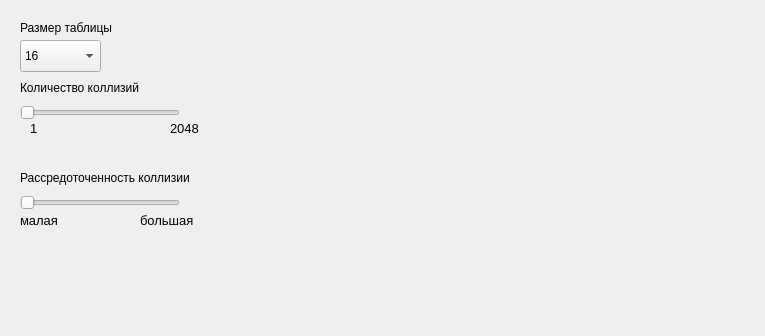
<?xml version="1.0" encoding="UTF-8"?>
<ui version="4.0">
 <class>MainWindow</class>
 <widget class="QMainWindow" name="MainWindow">
  <property name="geometry">
   <rect>
    <x>0</x>
    <y>0</y>
    <width>765</width>
    <height>336</height>
   </rect>
  </property>
  <property name="windowTitle">
   <string>MainWindow</string>
  </property>
  <widget class="QWidget" name="centralwidget">
   <widget class="QCustomPlot" name="plot" native="true">
    <property name="geometry">
     <rect>
      <x>240</x>
      <y>10</y>
      <width>511</width>
      <height>311</height>
     </rect>
    </property>
   </widget>
   <widget class="QSlider" name="horizontalSlider_2">
    <property name="geometry">
     <rect>
      <x>20</x>
      <y>100</y>
      <width>160</width>
      <height>25</height>
     </rect>
    </property>
    <property name="tracking">
     <bool>true</bool>
    </property>
    <property name="orientation">
     <enum>Qt::Horizontal</enum>
    </property>
   </widget>
   <widget class="QLabel" name="label_2">
    <property name="geometry">
     <rect>
      <x>20</x>
      <y>80</y>
      <width>151</width>
      <height>16</height>
     </rect>
    </property>
    <property name="text">
     <string>Количество коллизий</string>
    </property>
   </widget>
   <widget class="QLabel" name="label_3">
    <property name="geometry">
     <rect>
      <x>20</x>
      <y>20</y>
      <width>141</width>
      <height>16</height>
     </rect>
    </property>
    <property name="text">
     <string>Размер таблицы</string>
    </property>
   </widget>
   <widget class="QComboBox" name="comboBox">
    <property name="geometry">
     <rect>
      <x>20</x>
      <y>40</y>
      <width>81</width>
      <height>32</height>
     </rect>
    </property>
    <property name="sizePolicy">
     <sizepolicy hsizetype="Minimum" vsizetype="Fixed">
      <horstretch>0</horstretch>
      <verstretch>0</verstretch>
     </sizepolicy>
    </property>
    <item>
     <property name="text">
      <string>16</string>
     </property>
    </item>
    <item>
     <property name="text">
      <string>64</string>
     </property>
    </item>
    <item>
     <property name="text">
      <string>128</string>
     </property>
    </item>
    <item>
     <property name="text">
      <string>2048</string>
     </property>
    </item>
   </widget>
   <widget class="QSlider" name="horizontalSlider_3">
    <property name="geometry">
     <rect>
      <x>20</x>
      <y>190</y>
      <width>160</width>
      <height>25</height>
     </rect>
    </property>
    <property name="tracking">
     <bool>true</bool>
    </property>
    <property name="orientation">
     <enum>Qt::Horizontal</enum>
    </property>
   </widget>
   <widget class="QLabel" name="label_4">
    <property name="geometry">
     <rect>
      <x>20</x>
      <y>170</y>
      <width>201</width>
      <height>16</height>
     </rect>
    </property>
    <property name="text">
     <string>Рассредоточенность коллизии</string>
    </property>
   </widget>
   <widget class="QLabel" name="label">
    <property name="geometry">
     <rect>
      <x>140</x>
      <y>210</y>
      <width>90</width>
      <height>20</height>
     </rect>
    </property>
    <property name="font">
     <font>
      <pointsize>10</pointsize>
     </font>
    </property>
    <property name="text">
     <string>большая</string>
    </property>
   </widget>
   <widget class="QLabel" name="label_5">
    <property name="geometry">
     <rect>
      <x>20</x>
      <y>210</y>
      <width>81</width>
      <height>20</height>
     </rect>
    </property>
    <property name="font">
     <font>
      <pointsize>10</pointsize>
     </font>
    </property>
    <property name="text">
     <string>малая</string>
    </property>
   </widget>
   <widget class="QLabel" name="label_6">
    <property name="geometry">
     <rect>
      <x>30</x>
      <y>120</y>
      <width>58</width>
      <height>16</height>
     </rect>
    </property>
    <property name="font">
     <font>
      <pointsize>10</pointsize>
     </font>
    </property>
    <property name="text">
     <string>1</string>
    </property>
   </widget>
   <widget class="QLabel" name="label_7">
    <property name="geometry">
     <rect>
      <x>170</x>
      <y>120</y>
      <width>58</width>
      <height>16</height>
     </rect>
    </property>
    <property name="font">
     <font>
      <pointsize>10</pointsize>
     </font>
    </property>
    <property name="text">
     <string>2048</string>
    </property>
   </widget>
  </widget>
 </widget>
 <customwidgets>
  <customwidget>
   <class>QCustomPlot</class>
   <extends>QWidget</extends>
   <header>qcustomplot.h</header>
   <container>1</container>
  </customwidget>
 </customwidgets>
 <resources/>
 <connections/>
</ui>
